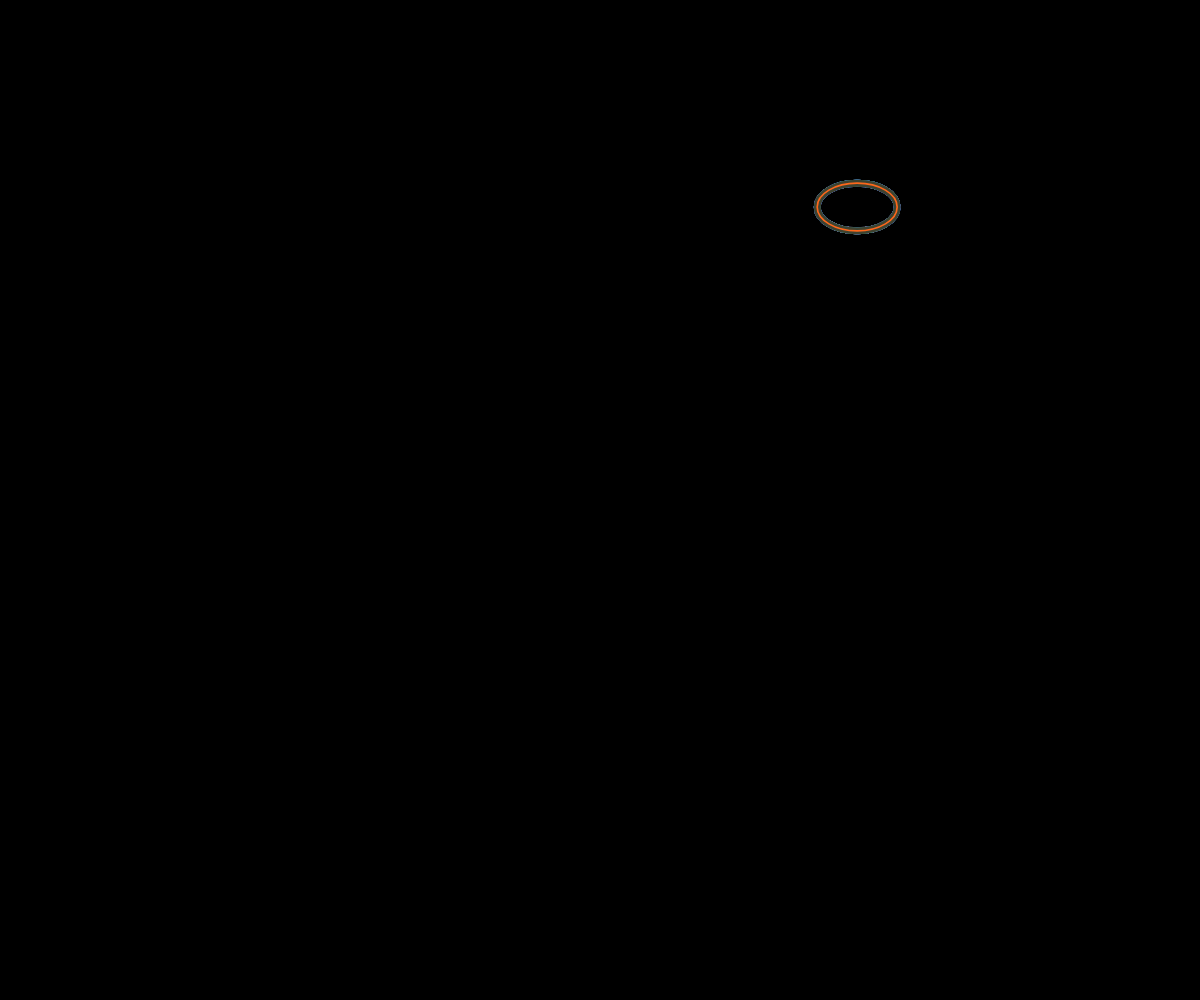
Frame 1 (no input)
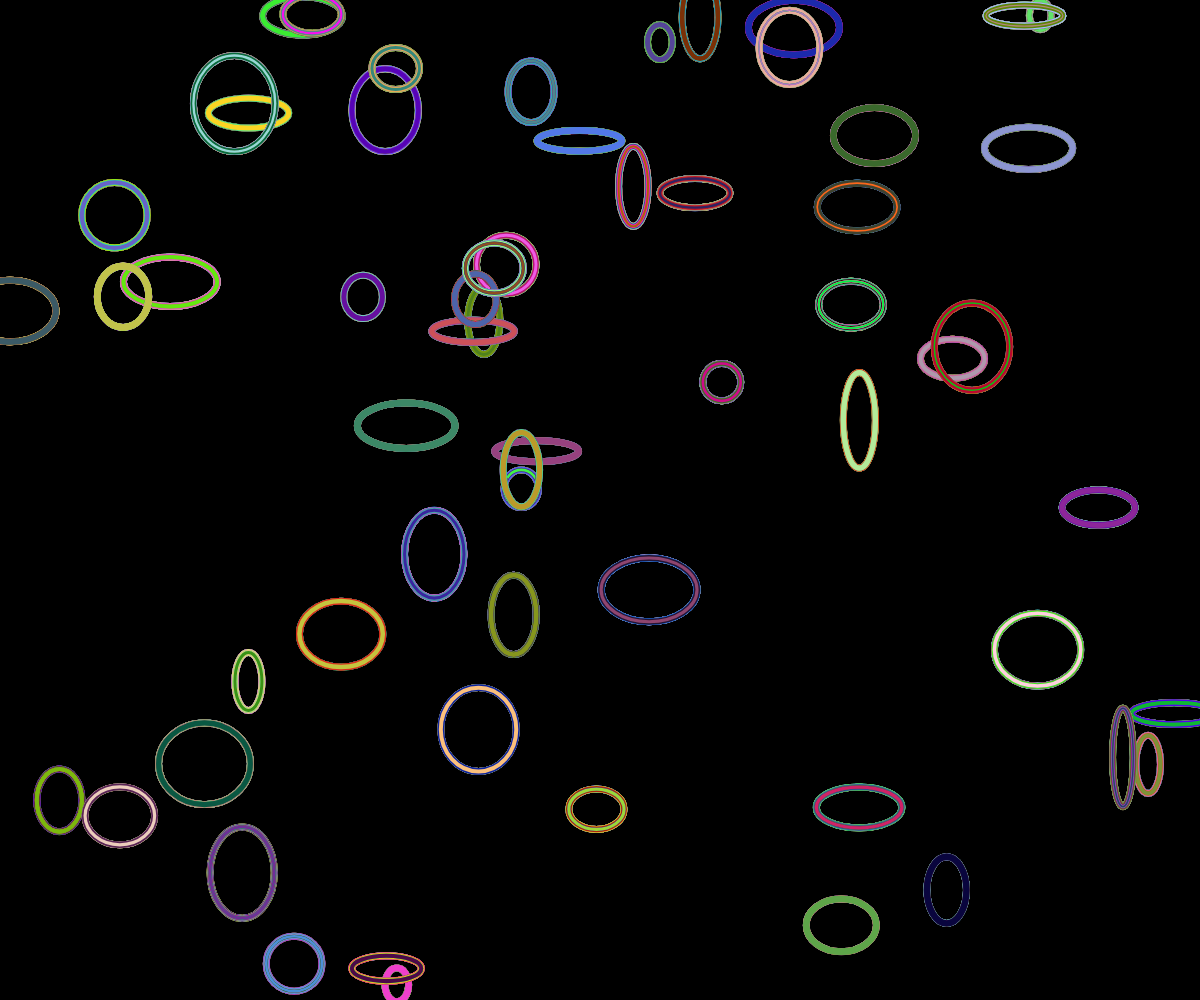
Frame 60 (no input)
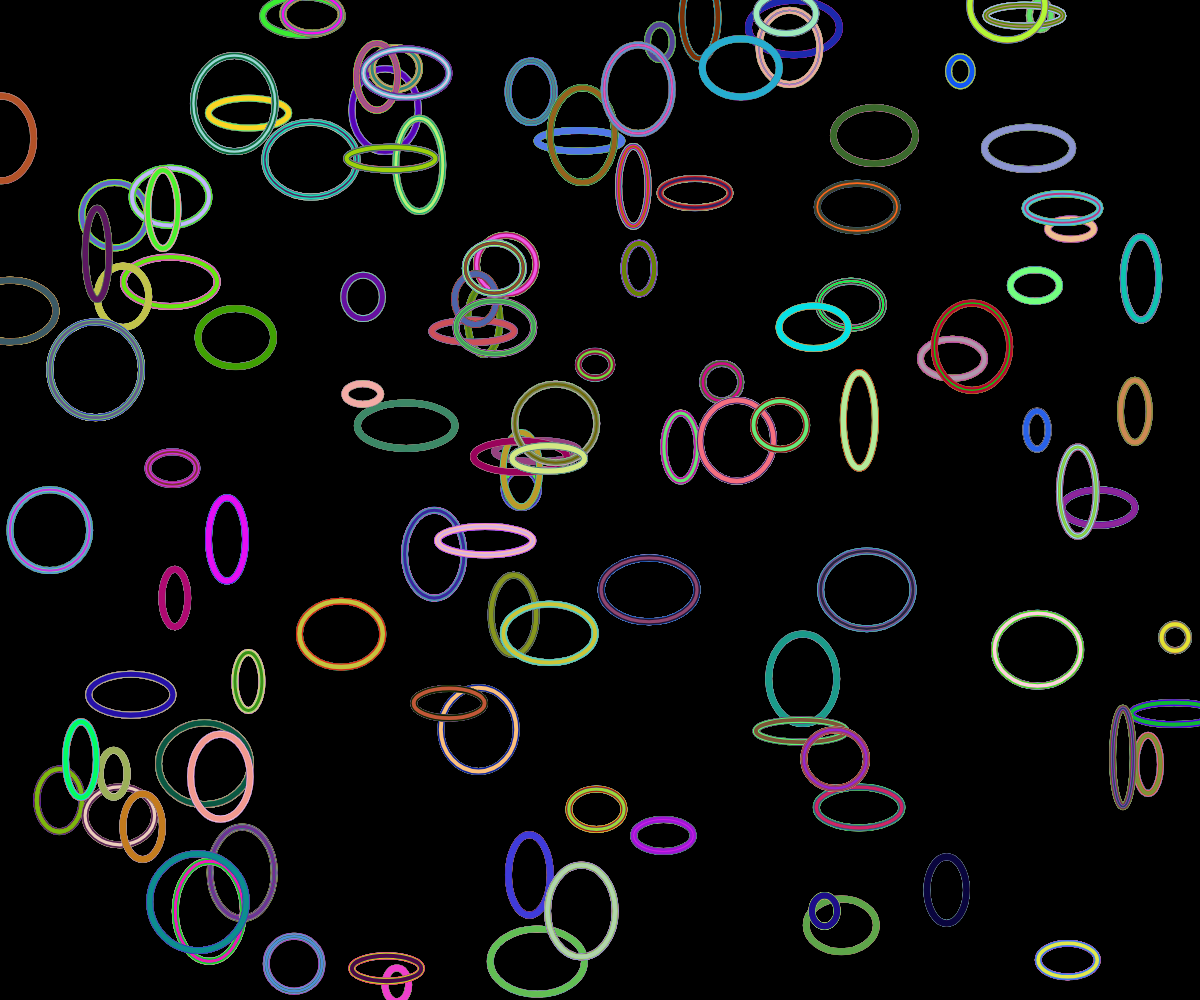
Frame 120 (the mouse pressed at the canvas centre since frame 60)

The p5.js sketch that drew these frames (run headless with seeded random() and noise() and a simulated clock; from frame 60 on, the mouse is pressed at the canvas centre):

// p5.js sketch
// ── sketch.js
//https://github.com/stavrosdidakis/DAT-GAD-405_2017
//https://p5js.org

//DAT405 / GAD405
//00_Template
//The purpose of this sketch is to provide a basic template
//for P5.js projects
var circleNumber = 200;
var rotateValue = 0;
//Initialization function
function setup() {
  //Print a message to the console - to view using Chrome:
  //View > Developer > Developer Tools > Console
  console.log("Initialization: OK")
  createCanvas(windowWidth,windowHeight);
  background(0);
  positionWidth = windowWidth;
  positionHeight = windowHeight;
  frameRate(100);
}

//Rendering function
function draw() {
  //Randomises X & Y values for ellipses.
  rX = random(0,positionWidth);
  rY = random(0,positionHeight);
  //Creates two scales randomizing sizes for the circles.
  rScale = random(20,100);
  rScale2 = random(20,100);

  //Rotates depending on value, 0 default, random when mousePressed.
  rotate(rotateValue);
  for(var i = 0; i < circleNumber; i++) {
    //Push & pull to sort out translate and rotate to ellipse.
    push();
    noFill();
    //Random stroke weight, colour and randomly translates
    strokeWeight(random(1,7));
    translate(random(1,50));
    stroke(random(0,255),random(0,255),random(0,255));
    ellipse(rX,rY, rScale, rScale2);
    pop();
  }
}
//Checks if mouse is pressed and
function mousePressed(){
    var rotateValue = rotate(random(2*PI));
}
